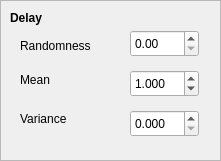
    <widget class="QFrame" name="frame_6">
     <property name="geometry">
      <rect>
       <x>370</x>
       <y>260</y>
       <width>221</width>
       <height>161</height>
      </rect>
     </property>
     <property name="frameShape">
      <enum>QFrame::StyledPanel</enum>
     </property>
     <property name="frameShadow">
      <enum>QFrame::Raised</enum>
     </property>
     <widget class="QLabel" name="label_27">
      <property name="geometry">
       <rect>
        <x>10</x>
        <y>10</y>
        <width>111</width>
        <height>16</height>
       </rect>
      </property>
      <property name="font">
       <font>
        <weight>75</weight>
        <bold>true</bold>
       </font>
      </property>
      <property name="text">
       <string>Delay</string>
      </property>
     </widget>
     <widget class="QLabel" name="label_21">
      <property name="geometry">
       <rect>
        <x>20</x>
        <y>110</y>
        <width>67</width>
        <height>17</height>
       </rect>
      </property>
      <property name="text">
       <string>Variance</string>
      </property>
     </widget>
     <widget class="QLabel" name="label_20">
      <property name="geometry">
       <rect>
        <x>20</x>
        <y>36</y>
        <width>91</width>
        <height>20</height>
       </rect>
      </property>
      <property name="text">
       <string>Randomness</string>
      </property>
     </widget>
     <widget class="QDoubleSpinBox" name="alpha_value">
      <property name="geometry">
       <rect>
        <x>130</x>
        <y>30</y>
        <width>69</width>
        <height>27</height>
       </rect>
      </property>
      <property name="decimals">
       <number>2</number>
      </property>
      <property name="maximum">
       <double>1.000000000000000</double>
      </property>
      <property name="singleStep">
       <double>0.050000000000000</double>
      </property>
      <property name="value">
       <double>0.000000000000000</double>
      </property>
     </widget>
     <widget class="QDoubleSpinBox" name="variance_value">
      <property name="geometry">
       <rect>
        <x>130</x>
        <y>110</y>
        <width>69</width>
        <height>27</height>
       </rect>
      </property>
      <property name="decimals">
       <number>3</number>
      </property>
      <property name="singleStep">
       <double>0.500000000000000</double>
      </property>
      <property name="value">
       <double>0.000000000000000</double>
      </property>
     </widget>
     <widget class="QDoubleSpinBox" name="mean_value">
      <property name="geometry">
       <rect>
        <x>130</x>
        <y>70</y>
        <width>69</width>
        <height>27</height>
       </rect>
      </property>
      <property name="decimals">
       <number>3</number>
      </property>
      <property name="maximum">
       <double>999.000000000000000</double>
      </property>
      <property name="singleStep">
       <double>0.500000000000000</double>
      </property>
      <property name="value">
       <double>1.000000000000000</double>
      </property>
     </widget>
     <widget class="QLabel" name="label_22">
      <property name="geometry">
       <rect>
        <x>20</x>
        <y>70</y>
        <width>41</width>
        <height>20</height>
       </rect>
      </property>
      <property name="text">
       <string>Mean</string>
      </property>
     </widget>
    </widget>
